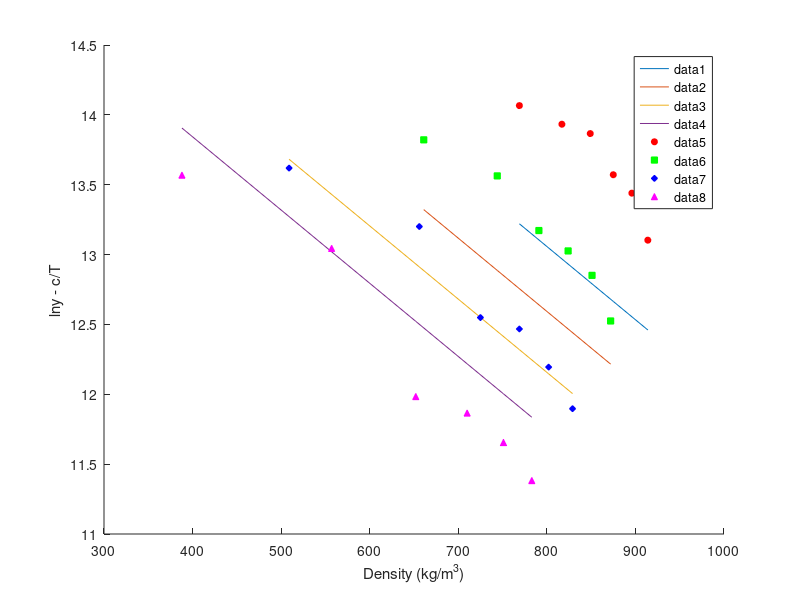

This chart was generated by the following MATLAB code:
clear;
% SC CO2 Thermo info
T_c_CO2 = 304.18;       % Critical Temp [Kelvin]
P_c_CO2 = 73.8;         % Critical Pressure [bar]
omega_CO2 = 0.225;      % Omega [-]

% Drug Thermo info
T_c_drug = 1149.5;      % Critical Temp [Kelvin]
P_c_drug = 10.57;       % Critical Pressure [bar]
omega_drug = 2.0964;    % Omega [-]

% Genral info
T = [308 318 328 338];              % Temp range
P = 1:1:300;                        % Pressure range from 1 to 300 bar with step of 1
k_ij = [0.103 0.117 0.126 0.134];   % Binary interaction parameter for PR/KM EoS
R = 8.314;                          % Gas Constant [J/mol·K]

Mw_drug = 598.5;
Mw_CO2 = 44.01;
Mw_methanol = 32.04;

rho_CO2 =   [769 817 849 875 896 914;
            661 744 791 824 851 872;
            509 656 725 769 802 829;
            388 557 652 710 751 783];               % Density [kg/m3]

y_b =   [2.03 2.32 2.48 3.33 3.80 5.32;
        1.63 2.11 3.12 3.61 4.30 5.96;
        1.29 1.96 3.76 4.08 5.36 7.22;
        0.90 1.52 4.39 4.94 6.10 8.01];        % mole fraction


% KJ Model info
a_KJ = -2.4761;
b_KJ = 5.2409*10^-3;
c_KJ = -4550.5306;

ln_y_KJ = zeros(4,6);
ln_y_KJ_cT = zeros(4,6);
ln_y_b_cT = zeros(4,6);
for n=1:4
    for i=1:6
        ln_y_KJ(n,i) = a_KJ + b_KJ*rho_CO2(n,i) + c_KJ/T(n);
        ln_y_KJ_cT(n,i) = ln_y_KJ(n,i) - c_KJ/T(n);
        ln_y_b_cT(n,i) = log(y_b(n,i)) + c_KJ/T(n);
    end
end
ln_y_b_cT = -1*ln_y_b_cT;
ln_y_KJ = -1*ln_y_KJ;
figure(1);
hold on;
plot(rho_CO2(1,:),ln_y_KJ(1,:));
plot(rho_CO2(2,:),ln_y_KJ(2,:));
plot(rho_CO2(3,:),ln_y_KJ(3,:));
plot(rho_CO2(4,:),ln_y_KJ(4,:));

scatter(rho_CO2(1,:),ln_y_b_cT(1,:), 20, 'r', 'o', 'MarkerFaceColor', 'r');
scatter(rho_CO2(2,:),ln_y_b_cT(2,:), 20, 'g', 's', 'MarkerFaceColor', 'g');
scatter(rho_CO2(3,:),ln_y_b_cT(3,:), 20, 'b', 'd', 'MarkerFaceColor', 'b');
scatter(rho_CO2(4,:),ln_y_b_cT(4,:), 20, 'm', '^', 'MarkerFaceColor', 'm');

legend()
xlabel('Density (kg/m^3)');
ylabel('lny - c/T');

% GM Model info
a_GM = 1.8309;
b_GM = -5710.4987;
c_GM = 3.8342;

% Chrastil Model info
a_Chrastil = 4.5889;
b_Chrastil = -12.7501;
c_Chrastil = -6759.0921;

% Bartle et al. Model info
a_Bartle = 13.2886;
b_Bartle = 9.0827;
c_Bartle = -6845.6966;

% Sung-Shim Model info
a_Sung = 5.7399;
b_Sung = -606.0322;
c_Sung = -447.5124;
d_Sung = -36.8120;

% Bian et al model info
a_Bian = 4.2910;
b_Bian = -4806.5989;
c_Bian = 0.0355;
d_Bian = -1.0456;
e_Bian = -9.5861*10^4;

% Sodeifian model info
a_Sodeifian = -16.8909;
b_Sodeifian = -13.0866*10^3;
c_Sodeifian = 1.4181;
d_Sodeifian = 1.1071*10^3;
e_Sodeifian = -2.9406*10^3;
f_Sodeifian = -838.2700;
